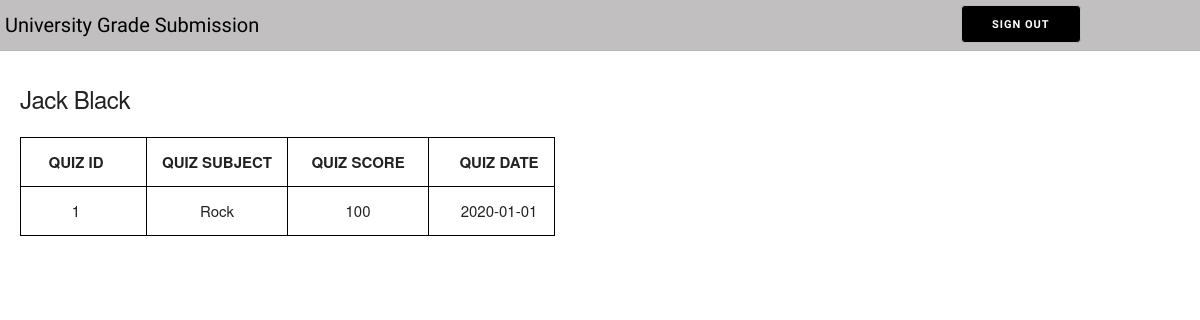
Screenshot of /student/1 (signed in) with the database file from the repository.
### tables this page shows
CREATE TABLE students (
    student_id INTEGER PRIMARY KEY AUTOINCREMENT NOT NULL,
    last_name TEXT,
    first_name TEXT
);

CREATE TABLE results (
    results_id INTEGER PRIMARY KEY AUTOINCREMENT NOT NULL,
    student_id INT NOT NULL,
    quiz_id INT NOT NULL,
    grade INT NOT NULL
);

CREATE TABLE quizes (
    quiz_id INTEGER PRIMARY KEY AUTOINCREMENT NOT NULL,
    subject_name TEXT,
    questions TEXT,
    quiz_date DATE
);

### app.py (the view)
@app.route('/student/<id>')
def get_students(id):
    if session.get('logged_in'):
        cursor = conn.cursor()
        result_query = find_student_quizes(id)
        details_results = get_results(cursor, result_query)
        details_values = merge_tuples_to_dict(config_results_keys(), details_results) if details_results else details_results
        return render_template('student.html', details_values=details_values, cache_bust=random.random())
    else:
        flash('please login!')
        return redirect(url_for('home'))

### utilities.py (called while the page is built)
def get_results(cursor, query):
    cursor.execute(query)
    result = cursor.fetchall()
    return result

def config_results_keys():
    results_tuple = ('first_name', 'last_name', 'subject', 'quiz_id', 'quiz_date', 'score')
    return results_tuple

def merge_tuples_to_dict(key_tup, val_tup_list):
    result_list = [dict(zip(key_tup, val_tup)) for val_tup in val_tup_list]
    return result_list

def find_student_quizes(id):
    sql_query = f"""
    SELECT
    students.first_name AS 'PersonFirst',
    students.last_name AS 'PersonLast',
	quizes.subject_name AS 'quizSubject',
    quizes.quiz_id AS 'quizId',
    quizes.quiz_date as 'quizDate',
    results.grade AS 'resultsScore'
    FROM students
	JOIN results ON students.student_id = results.student_id
    JOIN quizes ON results.quiz_id = quizes.quiz_id
    WHERE students.student_id IS {id};
    """
    return sql_query

### templates/student.html (shortened to what this page needs)
<!DOCTYPE html>
<html lang="en">
<head>
    <link rel="stylesheet" href="{{ url_for('static', filename='css/normalize.css')}}?bust={{cache_bust}}">
    <link rel="stylesheet" href="{{ url_for('static', filename='css/skeleton.css')}}?bust={{cache_bust}}">
    <link rel="stylesheet" href="{{ url_for('static', filename='css/main.css')}}?bust={{cache_bust}}">
</head>
<body>
    <div class="sign-up-page">
        <div class="nav-bar">
            <div class="nav-heading">
                <span><a href="/login">University Grade Submission</a></span>
            </div>
            <div class="error-messages">
            </div>
            <div class="signout-button-container">
                <form action="/logout">
                    <button class="signout-button">Sign Out</button>
                </form>
            </div>
        </div>
        {% if details_values %}
        <div class="student-table">
            <div>
                <h5>{{ details_values[0]['first_name'].capitalize() + " " + details_values[0]['last_name'].capitalize() }}</h5>
            </div>
            <table>
                <tr>
                    <th>QUIZ ID</th>
                    <th>QUIZ SUBJECT</th>
                    <th>QUIZ SCORE</th>
                    <th>QUIZ DATE</th>
                </tr>
                {% for details in details_values %}
                <tr>
                    <td>{{ details.quiz_id }}</td>
                    <td>{{ details.subject }}</td>
                    <td>{{ details.score }}</td>
                    <td>{{ details.quiz_date}}</td>
                </tr>
                {% endfor %}
            </table>
            {% else %}
                <div class="student-table"><h5>No Results</h5></div>
            {% endif %}
        </div>
    </div>
</body>
</html>

### static/css/skeleton.css (style rules this page uses)
html { font-size: 62.5%; }
body { font-size: 1.5em; line-height: 1.6; font-weight: 400; font-family: "Raleway", "HelveticaNeue", "Helvetica Neue", Helvetica, Arial, sans-serif; color: #222; }
h1, h2, h3, h4, h5, h6 { margin-top: 0; margin-bottom: 2rem; font-weight: 300; }
h5 { font-size: 1.8rem; line-height: 1.5; letter-spacing: -.05rem; }
@media (min-width: 550px) { h5 { font-size: 2.4rem; } }
a { color: #1EAEDB; }
.button, button, input[type="submit"], input[type="reset"], input[type="button"] { display: inline-block; height: 38px; padding: 0 30px; color: #555; text-align: center; font-size: 11px; font-weight: 600; line-height: 38px; letter-spacing: .1rem; text-transform: uppercase; text-decoration: none; white-space: nowrap; background-color: transparent; border-radius: 4px; border: 1px solid #bbb; cursor: pointer; box-sizing: border-box; }
th, td { padding: 12px 15px; text-align: left; border-bottom: 1px solid #E1E1E1; }
th:first-child, td:first-child { padding-left: 0; }
th:last-child, td:last-child { padding-right: 0; }
button, .button { margin-bottom: 1rem; }
pre, blockquote, dl, figure, table, p, ul, ol, form { margin-bottom: 2.5rem; }

### static/css/main.css (style rules this page uses)
table, th, td { border: 1px solid black; }
button, select, .btn { cursor: pointer; }
.sign-up-page { width: 100%; height: 100%; position: absolute; }
.nav-bar { width: 100%; background-color: #c1bfbf; height: 50px; font-family: 'Oxygen', sans-serif; border-bottom: 1px solid #b7b6b6; display: flex; }
.nav-heading { width: 35%; padding-left: 5px; font-size: 2rem; height: 100%; align-items: center; display: flex; cursor: pointer; }
.nav-heading a:link, .nav-heading a:visited, .nav-heading a:hover, .nav-heading a:active { text-decoration: none; color: black; }
.error-messages { width: 45%; display: flex; justify-content: flex-end; align-items:center; color: #bf3737; font-weight: 800; }
.signout-button-container { width: 20%; display: flex; }
.signout-button { background-color: black; color: white; margin-bottom: 0; margin-top: 5px; }
.student-table { padding-top: 30px; padding-left: 20px; }
.student-table, td, th { min-width: 110px; }
.student-table th, .student-table td { text-align: center; }

### rows the page displays
students: first_name+last_name "Jack Black"
results: quiz_id "1", subject "Rock", score "100", quiz_date "2020-01-01"
